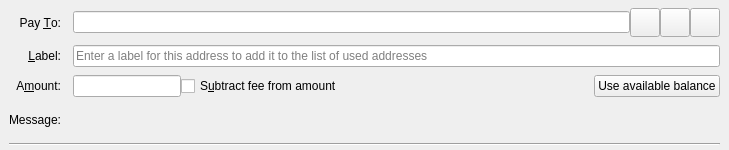
<?xml version="1.0" encoding="UTF-8"?>
<ui version="4.0">
 <class>SendCoinsEntry</class>
 <widget class="QStackedWidget" name="SendCoinsEntry">
  <property name="geometry">
   <rect>
    <x>0</x>
    <y>0</y>
    <width>729</width>
    <height>150</height>
   </rect>
  </property>
  <property name="focusPolicy">
   <enum>Qt::TabFocus</enum>
  </property>
  <property name="autoFillBackground">
   <bool>false</bool>
  </property>
  <widget class="QFrame" name="SendCoins">
   <property name="frameShape">
    <enum>QFrame::NoFrame</enum>
   </property>
   <layout class="QGridLayout" name="gridLayout">
    <property name="topMargin">
     <number>8</number>
    </property>
    <property name="bottomMargin">
     <number>4</number>
    </property>
    <property name="horizontalSpacing">
     <number>12</number>
    </property>
    <property name="verticalSpacing">
     <number>8</number>
    </property>
    <item row="0" column="0">
     <widget class="QLabel" name="payToLabel">
      <property name="text">
       <string>Pay &amp;To:</string>
      </property>
      <property name="alignment">
       <set>Qt::AlignRight|Qt::AlignTrailing|Qt::AlignVCenter</set>
      </property>
      <property name="buddy">
       <cstring>payTo</cstring>
      </property>
     </widget>
    </item>
    <item row="0" column="1">
     <layout class="QHBoxLayout" name="payToLayout">
      <property name="spacing">
       <number>0</number>
      </property>
      <item>
       <widget class="QValidatedLineEdit" name="payTo">
        <property name="toolTip">
         <string>The Catcoin address to send the payment to</string>
        </property>
       </widget>
      </item>
      <item>
       <widget class="QToolButton" name="addressBookButton">
        <property name="toolTip">
         <string>Choose previously used address</string>
        </property>
        <property name="text">
         <string/>
        </property>
        <property name="icon">
         <iconset resource="../bitcoin.qrc">
          <normaloff>:/icons/address-book</normaloff>:/icons/address-book</iconset>
        </property>
        <property name="iconSize">
         <size>
          <width>22</width>
          <height>22</height>
         </size>
        </property>
        <property name="shortcut">
         <string>Alt+A</string>
        </property>
       </widget>
      </item>
      <item>
       <widget class="QToolButton" name="pasteButton">
        <property name="toolTip">
         <string>Paste address from clipboard</string>
        </property>
        <property name="text">
         <string/>
        </property>
        <property name="icon">
         <iconset resource="../bitcoin.qrc">
          <normaloff>:/icons/editpaste</normaloff>:/icons/editpaste</iconset>
        </property>
        <property name="iconSize">
         <size>
          <width>22</width>
          <height>22</height>
         </size>
        </property>
        <property name="shortcut">
         <string>Alt+P</string>
        </property>
       </widget>
      </item>
      <item>
       <widget class="QToolButton" name="deleteButton">
        <property name="toolTip">
         <string>Remove this entry</string>
        </property>
        <property name="text">
         <string/>
        </property>
        <property name="icon">
         <iconset resource="../bitcoin.qrc">
          <normaloff>:/icons/remove</normaloff>:/icons/remove</iconset>
        </property>
        <property name="iconSize">
         <size>
          <width>22</width>
          <height>22</height>
         </size>
        </property>
       </widget>
      </item>
     </layout>
    </item>
    <item row="1" column="0">
     <widget class="QLabel" name="labellLabel">
      <property name="text">
       <string>&amp;Label:</string>
      </property>
      <property name="alignment">
       <set>Qt::AlignRight|Qt::AlignTrailing|Qt::AlignVCenter</set>
      </property>
      <property name="buddy">
       <cstring>addAsLabel</cstring>
      </property>
     </widget>
    </item>
    <item row="1" column="1">
     <widget class="QLineEdit" name="addAsLabel">
      <property name="toolTip">
       <string>Enter a label for this address to add it to the list of used addresses</string>
      </property>
      <property name="placeholderText">
       <string>Enter a label for this address to add it to the list of used addresses</string>
      </property>
     </widget>
    </item>
    <item row="2" column="0">
     <widget class="QLabel" name="amountLabel">
      <property name="text">
       <string>A&amp;mount:</string>
      </property>
      <property name="alignment">
       <set>Qt::AlignRight|Qt::AlignTrailing|Qt::AlignVCenter</set>
      </property>
      <property name="buddy">
       <cstring>payAmount</cstring>
      </property>
     </widget>
    </item>
    <item row="2" column="1">
     <layout class="QHBoxLayout" name="horizontalLayoutAmount" stretch="0,1,0">
      <item>
       <widget class="BitcoinAmountField" name="payAmount">
         <property name="toolTip">
          <string>The amount to send in the selected unit</string>
         </property>
       </widget>
      </item>
      <item>
       <widget class="QCheckBox" name="checkboxSubtractFeeFromAmount">
        <property name="toolTip">
         <string>The fee will be deducted from the amount being sent. The recipient will receive less litecoins than you enter in the amount field. If multiple recipients are selected, the fee is split equally.</string>
        </property>
        <property name="text">
         <string>S&amp;ubtract fee from amount</string>
        </property>
       </widget>
      </item>
      <item>
       <widget class="QPushButton" name="useAvailableBalanceButton">
        <property name="text">
         <string>Use available balance</string>
        </property>
       </widget>
      </item>
     </layout>
    </item>
    <item row="3" column="0">
     <widget class="QLabel" name="messageLabel">
      <property name="text">
       <string>Message:</string>
      </property>
      <property name="alignment">
       <set>Qt::AlignRight|Qt::AlignTrailing|Qt::AlignVCenter</set>
      </property>
     </widget>
    </item>
    <item row="3" column="1">
     <widget class="QLabel" name="messageTextLabel">
      <property name="toolTip">
       <string>A message that was attached to the litecoin: URI which will be stored with the transaction for your reference. Note: This message will not be sent over the Catcoin network.</string>
      </property>
      <property name="textFormat">
       <enum>Qt::PlainText</enum>
      </property>
     </widget>
    </item>
    <item row="4" column="0" colspan="2">
     <widget class="Line" name="line">
      <property name="orientation">
       <enum>Qt::Horizontal</enum>
      </property>
     </widget>
    </item>
   </layout>
  </widget>
  <widget class="QFrame" name="SendCoins_UnauthenticatedPaymentRequest">
   <property name="palette">
    <palette>
     <active>
      <colorrole role="WindowText">
       <brush brushstyle="SolidPattern">
        <color alpha="255">
         <red>0</red>
         <green>0</green>
         <blue>0</blue>
        </color>
       </brush>
      </colorrole>
      <colorrole role="Button">
       <brush brushstyle="SolidPattern">
        <color alpha="255">
         <red>255</red>
         <green>255</green>
         <blue>127</blue>
        </color>
       </brush>
      </colorrole>
      <colorrole role="Light">
       <brush brushstyle="SolidPattern">
        <color alpha="255">
         <red>255</red>
         <green>255</green>
         <blue>255</blue>
        </color>
       </brush>
      </colorrole>
      <colorrole role="Midlight">
       <brush brushstyle="SolidPattern">
        <color alpha="255">
         <red>255</red>
         <green>255</green>
         <blue>191</blue>
        </color>
       </brush>
      </colorrole>
      <colorrole role="Dark">
       <brush brushstyle="SolidPattern">
        <color alpha="255">
         <red>127</red>
         <green>127</green>
         <blue>63</blue>
        </color>
       </brush>
      </colorrole>
      <colorrole role="Mid">
       <brush brushstyle="SolidPattern">
        <color alpha="255">
         <red>170</red>
         <green>170</green>
         <blue>84</blue>
        </color>
       </brush>
      </colorrole>
      <colorrole role="Text">
       <brush brushstyle="SolidPattern">
        <color alpha="255">
         <red>0</red>
         <green>0</green>
         <blue>0</blue>
        </color>
       </brush>
      </colorrole>
      <colorrole role="BrightText">
       <brush brushstyle="SolidPattern">
        <color alpha="255">
         <red>255</red>
         <green>255</green>
         <blue>255</blue>
        </color>
       </brush>
      </colorrole>
      <colorrole role="ButtonText">
       <brush brushstyle="SolidPattern">
        <color alpha="255">
         <red>0</red>
         <green>0</green>
         <blue>0</blue>
        </color>
       </brush>
      </colorrole>
      <colorrole role="Base">
       <brush brushstyle="SolidPattern">
        <color alpha="255">
         <red>255</red>
         <green>255</green>
         <blue>255</blue>
        </color>
       </brush>
      </colorrole>
      <colorrole role="Window">
       <brush brushstyle="SolidPattern">
        <color alpha="255">
         <red>255</red>
         <green>255</green>
         <blue>127</blue>
        </color>
       </brush>
      </colorrole>
      <colorrole role="Shadow">
       <brush brushstyle="SolidPattern">
        <color alpha="255">
         <red>0</red>
         <green>0</green>
         <blue>0</blue>
        </color>
       </brush>
      </colorrole>
      <colorrole role="AlternateBase">
       <brush brushstyle="SolidPattern">
        <color alpha="255">
         <red>255</red>
         <green>255</green>
         <blue>191</blue>
        </color>
       </brush>
      </colorrole>
      <colorrole role="ToolTipBase">
       <brush brushstyle="SolidPattern">
        <color alpha="255">
         <red>255</red>
         <green>255</green>
         <blue>220</blue>
        </color>
       </brush>
      </colorrole>
      <colorrole role="ToolTipText">
       <brush brushstyle="SolidPattern">
        <color alpha="255">
         <red>0</red>
         <green>0</green>
         <blue>0</blue>
        </color>
       </brush>
      </colorrole>
     </active>
     <inactive>
      <colorrole role="WindowText">
       <brush brushstyle="SolidPattern">
        <color alpha="255">
         <red>0</red>
         <green>0</green>
         <blue>0</blue>
        </color>
       </brush>
      </colorrole>
      <colorrole role="Button">
       <brush brushstyle="SolidPattern">
        <color alpha="255">
         <red>255</red>
         <green>255</green>
         <blue>127</blue>
        </color>
       </brush>
      </colorrole>
      <colorrole role="Light">
       <brush brushstyle="SolidPattern">
        <color alpha="255">
         <red>255</red>
         <green>255</green>
         <blue>255</blue>
        </color>
       </brush>
      </colorrole>
      <colorrole role="Midlight">
       <brush brushstyle="SolidPattern">
        <color alpha="255">
         <red>255</red>
         <green>255</green>
         <blue>191</blue>
        </color>
       </brush>
      </colorrole>
      <colorrole role="Dark">
       <brush brushstyle="SolidPattern">
        <color alpha="255">
         <red>127</red>
         <green>127</green>
         <blue>63</blue>
        </color>
       </brush>
      </colorrole>
      <colorrole role="Mid">
       <brush brushstyle="SolidPattern">
        <color alpha="255">
         <red>170</red>
         <green>170</green>
         <blue>84</blue>
        </color>
       </brush>
      </colorrole>
      <colorrole role="Text">
       <brush brushstyle="SolidPattern">
        <color alpha="255">
         <red>0</red>
         <green>0</green>
         <blue>0</blue>
        </color>
       </brush>
      </colorrole>
      <colorrole role="BrightText">
       <brush brushstyle="SolidPattern">
        <color alpha="255">
         <red>255</red>
         <green>255</green>
         <blue>255</blue>
        </color>
       </brush>
      </colorrole>
      <colorrole role="ButtonText">
       <brush brushstyle="SolidPattern">
        <color alpha="255">
         <red>0</red>
         <green>0</green>
         <blue>0</blue>
        </color>
       </brush>
      </colorrole>
      <colorrole role="Base">
       <brush brushstyle="SolidPattern">
        <color alpha="255">
         <red>255</red>
         <green>255</green>
         <blue>255</blue>
        </color>
       </brush>
      </colorrole>
      <colorrole role="Window">
       <brush brushstyle="SolidPattern">
        <color alpha="255">
         <red>255</red>
         <green>255</green>
         <blue>127</blue>
        </color>
       </brush>
      </colorrole>
      <colorrole role="Shadow">
       <brush brushstyle="SolidPattern">
        <color alpha="255">
         <red>0</red>
         <green>0</green>
         <blue>0</blue>
        </color>
       </brush>
      </colorrole>
      <colorrole role="AlternateBase">
       <brush brushstyle="SolidPattern">
        <color alpha="255">
         <red>255</red>
         <green>255</green>
         <blue>191</blue>
        </color>
       </brush>
      </colorrole>
      <colorrole role="ToolTipBase">
       <brush brushstyle="SolidPattern">
        <color alpha="255">
         <red>255</red>
         <green>255</green>
         <blue>220</blue>
        </color>
       </brush>
      </colorrole>
      <colorrole role="ToolTipText">
       <brush brushstyle="SolidPattern">
        <color alpha="255">
         <red>0</red>
         <green>0</green>
         <blue>0</blue>
        </color>
       </brush>
      </colorrole>
     </inactive>
     <disabled>
      <colorrole role="WindowText">
       <brush brushstyle="SolidPattern">
        <color alpha="255">
         <red>127</red>
         <green>127</green>
         <blue>63</blue>
        </color>
       </brush>
      </colorrole>
      <colorrole role="Button">
       <brush brushstyle="SolidPattern">
        <color alpha="255">
         <red>255</red>
         <green>255</green>
         <blue>127</blue>
        </color>
       </brush>
      </colorrole>
      <colorrole role="Light">
       <brush brushstyle="SolidPattern">
        <color alpha="255">
         <red>255</red>
         <green>255</green>
         <blue>255</blue>
        </color>
       </brush>
      </colorrole>
      <colorrole role="Midlight">
       <brush brushstyle="SolidPattern">
        <color alpha="255">
         <red>255</red>
         <green>255</green>
         <blue>191</blue>
        </color>
       </brush>
      </colorrole>
      <colorrole role="Dark">
       <brush brushstyle="SolidPattern">
        <color alpha="255">
         <red>127</red>
         <green>127</green>
         <blue>63</blue>
        </color>
       </brush>
      </colorrole>
      <colorrole role="Mid">
       <brush brushstyle="SolidPattern">
        <color alpha="255">
         <red>170</red>
         <green>170</green>
         <blue>84</blue>
        </color>
       </brush>
      </colorrole>
      <colorrole role="Text">
       <brush brushstyle="SolidPattern">
        <color alpha="255">
         <red>127</red>
         <green>127</green>
         <blue>63</blue>
        </color>
       </brush>
      </colorrole>
      <colorrole role="BrightText">
       <brush brushstyle="SolidPattern">
        <color alpha="255">
         <red>255</red>
         <green>255</green>
         <blue>255</blue>
        </color>
       </brush>
      </colorrole>
      <colorrole role="ButtonText">
       <brush brushstyle="SolidPattern">
        <color alpha="255">
         <red>127</red>
         <green>127</green>
         <blue>63</blue>
        </color>
       </brush>
      </colorrole>
      <colorrole role="Base">
       <brush brushstyle="SolidPattern">
        <color alpha="255">
         <red>255</red>
         <green>255</green>
         <blue>127</blue>
        </color>
       </brush>
      </colorrole>
      <colorrole role="Window">
       <brush brushstyle="SolidPattern">
        <color alpha="255">
         <red>255</red>
         <green>255</green>
         <blue>127</blue>
        </color>
       </brush>
      </colorrole>
      <colorrole role="Shadow">
       <brush brushstyle="SolidPattern">
        <color alpha="255">
         <red>0</red>
         <green>0</green>
         <blue>0</blue>
        </color>
       </brush>
      </colorrole>
      <colorrole role="AlternateBase">
       <brush brushstyle="SolidPattern">
        <color alpha="255">
         <red>255</red>
         <green>255</green>
         <blue>127</blue>
        </color>
       </brush>
      </colorrole>
      <colorrole role="ToolTipBase">
       <brush brushstyle="SolidPattern">
        <color alpha="255">
         <red>255</red>
         <green>255</green>
         <blue>220</blue>
        </color>
       </brush>
      </colorrole>
      <colorrole role="ToolTipText">
       <brush brushstyle="SolidPattern">
        <color alpha="255">
         <red>0</red>
         <green>0</green>
         <blue>0</blue>
        </color>
       </brush>
      </colorrole>
     </disabled>
    </palette>
   </property>
   <property name="toolTip">
    <string>This is an unauthenticated payment request.</string>
   </property>
   <property name="autoFillBackground">
    <bool>true</bool>
   </property>
   <property name="frameShape">
    <enum>QFrame::NoFrame</enum>
   </property>
   <layout class="QGridLayout" name="gridLayout_is">
    <property name="spacing">
     <number>12</number>
    </property>
    <item row="0" column="0">
     <widget class="QLabel" name="payToLabel_is">
      <property name="text">
       <string>Pay To:</string>
      </property>
      <property name="alignment">
       <set>Qt::AlignRight|Qt::AlignTrailing|Qt::AlignVCenter</set>
      </property>
     </widget>
    </item>
    <item row="0" column="1">
     <layout class="QHBoxLayout" name="payToLayout_is">
      <property name="spacing">
       <number>0</number>
      </property>
      <item>
       <widget class="QLabel" name="payTo_is"/>
      </item>
      <item>
       <widget class="QToolButton" name="deleteButton_is">
        <property name="toolTip">
         <string>Remove this entry</string>
        </property>
        <property name="text">
         <string/>
        </property>
        <property name="icon">
         <iconset resource="../bitcoin.qrc">
          <normaloff>:/icons/remove</normaloff>:/icons/remove</iconset>
        </property>
       </widget>
      </item>
     </layout>
    </item>
    <item row="1" column="0">
     <widget class="QLabel" name="memoLabel_is">
      <property name="text">
       <string>Memo:</string>
      </property>
      <property name="alignment">
       <set>Qt::AlignRight|Qt::AlignTrailing|Qt::AlignVCenter</set>
      </property>
     </widget>
    </item>
    <item row="1" column="1">
     <widget class="QLabel" name="memoTextLabel_is">
      <property name="textFormat">
       <enum>Qt::PlainText</enum>
      </property>
     </widget>
    </item>
    <item row="2" column="0">
     <widget class="QLabel" name="amountLabel_is">
      <property name="text">
       <string>A&amp;mount:</string>
      </property>
      <property name="alignment">
       <set>Qt::AlignRight|Qt::AlignTrailing|Qt::AlignVCenter</set>
      </property>
      <property name="buddy">
       <cstring>payAmount_is</cstring>
      </property>
     </widget>
    </item>
    <item row="2" column="1">
     <widget class="BitcoinAmountField" name="payAmount_is">
      <property name="acceptDrops">
       <bool>false</bool>
      </property>
     </widget>
    </item>
   </layout>
  </widget>
  <widget class="QFrame" name="SendCoins_AuthenticatedPaymentRequest">
   <property name="palette">
    <palette>
     <active>
      <colorrole role="WindowText">
       <brush brushstyle="SolidPattern">
        <color alpha="255">
         <red>0</red>
         <green>0</green>
         <blue>0</blue>
        </color>
       </brush>
      </colorrole>
      <colorrole role="Button">
       <brush brushstyle="SolidPattern">
        <color alpha="255">
         <red>140</red>
         <green>232</green>
         <blue>119</blue>
        </color>
       </brush>
      </colorrole>
      <colorrole role="Light">
       <brush brushstyle="SolidPattern">
        <color alpha="255">
         <red>230</red>
         <green>255</green>
         <blue>224</blue>
        </color>
       </brush>
      </colorrole>
      <colorrole role="Midlight">
       <brush brushstyle="SolidPattern">
        <color alpha="255">
         <red>185</red>
         <green>243</green>
         <blue>171</blue>
        </color>
       </brush>
      </colorrole>
      <colorrole role="Dark">
       <brush brushstyle="SolidPattern">
        <color alpha="255">
         <red>70</red>
         <green>116</green>
         <blue>59</blue>
        </color>
       </brush>
      </colorrole>
      <colorrole role="Mid">
       <brush brushstyle="SolidPattern">
        <color alpha="255">
         <red>93</red>
         <green>155</green>
         <blue>79</blue>
        </color>
       </brush>
      </colorrole>
      <colorrole role="Text">
       <brush brushstyle="SolidPattern">
        <color alpha="255">
         <red>0</red>
         <green>0</green>
         <blue>0</blue>
        </color>
       </brush>
      </colorrole>
      <colorrole role="BrightText">
       <brush brushstyle="SolidPattern">
        <color alpha="255">
         <red>155</red>
         <green>255</green>
         <blue>147</blue>
        </color>
       </brush>
      </colorrole>
      <colorrole role="ButtonText">
       <brush brushstyle="SolidPattern">
        <color alpha="255">
         <red>0</red>
         <green>0</green>
         <blue>0</blue>
        </color>
       </brush>
      </colorrole>
      <colorrole role="Base">
       <brush brushstyle="SolidPattern">
        <color alpha="255">
         <red>119</red>
         <green>255</green>
         <blue>233</blue>
        </color>
       </brush>
      </colorrole>
      <colorrole role="Window">
       <brush brushstyle="SolidPattern">
        <color alpha="255">
         <red>140</red>
         <green>232</green>
         <blue>119</blue>
        </color>
       </brush>
      </colorrole>
      <colorrole role="Shadow">
       <brush brushstyle="SolidPattern">
        <color alpha="255">
         <red>0</red>
         <green>0</green>
         <blue>0</blue>
        </color>
       </brush>
      </colorrole>
      <colorrole role="AlternateBase">
       <brush brushstyle="SolidPattern">
        <color alpha="255">
         <red>197</red>
         <green>243</green>
         <blue>187</blue>
        </color>
       </brush>
      </colorrole>
      <colorrole role="NoRole">
       <brush brushstyle="SolidPattern">
        <color alpha="255">
         <red>125</red>
         <green>194</green>
         <blue>122</blue>
        </color>
       </brush>
      </colorrole>
      <colorrole role="ToolTipBase">
       <brush brushstyle="SolidPattern">
        <color alpha="255">
         <red>255</red>
         <green>255</green>
         <blue>220</blue>
        </color>
       </brush>
      </colorrole>
      <colorrole role="ToolTipText">
       <brush brushstyle="SolidPattern">
        <color alpha="255">
         <red>0</red>
         <green>0</green>
         <blue>0</blue>
        </color>
       </brush>
      </colorrole>
     </active>
     <inactive>
      <colorrole role="WindowText">
       <brush brushstyle="SolidPattern">
        <color alpha="255">
         <red>0</red>
         <green>0</green>
         <blue>0</blue>
        </color>
       </brush>
      </colorrole>
      <colorrole role="Button">
       <brush brushstyle="SolidPattern">
        <color alpha="255">
         <red>140</red>
         <green>232</green>
         <blue>119</blue>
        </color>
       </brush>
      </colorrole>
      <colorrole role="Light">
       <brush brushstyle="SolidPattern">
        <color alpha="255">
         <red>230</red>
         <green>255</green>
         <blue>224</blue>
        </color>
       </brush>
      </colorrole>
      <colorrole role="Midlight">
       <brush brushstyle="SolidPattern">
        <color alpha="255">
         <red>185</red>
         <green>243</green>
         <blue>171</blue>
        </color>
       </brush>
      </colorrole>
      <colorrole role="Dark">
       <brush brushstyle="SolidPattern">
        <color alpha="255">
         <red>70</red>
         <green>116</green>
         <blue>59</blue>
        </color>
       </brush>
      </colorrole>
      <colorrole role="Mid">
       <brush brushstyle="SolidPattern">
        <color alpha="255">
         <red>93</red>
         <green>155</green>
         <blue>79</blue>
        </color>
       </brush>
      </colorrole>
      <colorrole role="Text">
       <brush brushstyle="SolidPattern">
        <color alpha="255">
         <red>0</red>
         <green>0</green>
         <blue>0</blue>
        </color>
       </brush>
      </colorrole>
      <colorrole role="BrightText">
       <brush brushstyle="SolidPattern">
        <color alpha="255">
         <red>155</red>
         <green>255</green>
         <blue>147</blue>
        </color>
       </brush>
      </colorrole>
      <colorrole role="ButtonText">
       <brush brushstyle="SolidPattern">
        <color alpha="255">
         <red>0</red>
         <green>0</green>
         <blue>0</blue>
        </color>
       </brush>
      </colorrole>
      <colorrole role="Base">
       <brush brushstyle="SolidPattern">
        <color alpha="255">
         <red>119</red>
         <green>255</green>
         <blue>233</blue>
        </color>
       </brush>
      </colorrole>
      <colorrole role="Window">
       <brush brushstyle="SolidPattern">
        <color alpha="255">
         <red>140</red>
         <green>232</green>
         <blue>119</blue>
        </color>
       </brush>
      </colorrole>
      <colorrole role="Shadow">
       <brush brushstyle="SolidPattern">
        <color alpha="255">
         <red>0</red>
         <green>0</green>
         <blue>0</blue>
        </color>
       </brush>
      </colorrole>
      <colorrole role="AlternateBase">
       <brush brushstyle="SolidPattern">
        <color alpha="255">
         <red>197</red>
         <green>243</green>
         <blue>187</blue>
        </color>
       </brush>
      </colorrole>
      <colorrole role="NoRole">
       <brush brushstyle="SolidPattern">
        <color alpha="255">
         <red>125</red>
         <green>194</green>
         <blue>122</blue>
        </color>
       </brush>
      </colorrole>
      <colorrole role="ToolTipBase">
       <brush brushstyle="SolidPattern">
        <color alpha="255">
         <red>255</red>
         <green>255</green>
         <blue>220</blue>
        </color>
       </brush>
      </colorrole>
      <colorrole role="ToolTipText">
       <brush brushstyle="SolidPattern">
        <color alpha="255">
         <red>0</red>
         <green>0</green>
         <blue>0</blue>
        </color>
       </brush>
      </colorrole>
     </inactive>
     <disabled>
      <colorrole role="WindowText">
       <brush brushstyle="SolidPattern">
        <color alpha="255">
         <red>70</red>
         <green>116</green>
         <blue>59</blue>
        </color>
       </brush>
      </colorrole>
      <colorrole role="Button">
       <brush brushstyle="SolidPattern">
        <color alpha="255">
         <red>140</red>
         <green>232</green>
         <blue>119</blue>
        </color>
       </brush>
      </colorrole>
      <colorrole role="Light">
       <brush brushstyle="SolidPattern">
        <color alpha="255">
         <red>230</red>
         <green>255</green>
         <blue>224</blue>
        </color>
       </brush>
      </colorrole>
      <colorrole role="Midlight">
       <brush brushstyle="SolidPattern">
        <color alpha="255">
         <red>185</red>
         <green>243</green>
         <blue>171</blue>
        </color>
       </brush>
      </colorrole>
      <colorrole role="Dark">
       <brush brushstyle="SolidPattern">
        <color alpha="255">
         <red>70</red>
         <green>116</green>
         <blue>59</blue>
        </color>
       </brush>
      </colorrole>
      <colorrole role="Mid">
       <brush brushstyle="SolidPattern">
        <color alpha="255">
         <red>93</red>
         <green>155</green>
         <blue>79</blue>
        </color>
       </brush>
      </colorrole>
      <colorrole role="Text">
       <brush brushstyle="SolidPattern">
        <color alpha="255">
         <red>70</red>
         <green>116</green>
         <blue>59</blue>
        </color>
       </brush>
      </colorrole>
      <colorrole role="BrightText">
       <brush brushstyle="SolidPattern">
        <color alpha="255">
         <red>155</red>
         <green>255</green>
         <blue>147</blue>
        </color>
       </brush>
      </colorrole>
      <colorrole role="ButtonText">
       <brush brushstyle="SolidPattern">
        <color alpha="255">
         <red>70</red>
         <green>116</green>
         <blue>59</blue>
        </color>
       </brush>
      </colorrole>
      <colorrole role="Base">
       <brush brushstyle="SolidPattern">
        <color alpha="255">
         <red>140</red>
         <green>232</green>
         <blue>119</blue>
        </color>
       </brush>
      </colorrole>
      <colorrole role="Window">
       <brush brushstyle="SolidPattern">
        <color alpha="255">
         <red>140</red>
         <green>232</green>
         <blue>119</blue>
        </color>
       </brush>
      </colorrole>
      <colorrole role="Shadow">
       <brush brushstyle="SolidPattern">
        <color alpha="255">
         <red>0</red>
         <green>0</green>
         <blue>0</blue>
        </color>
       </brush>
      </colorrole>
      <colorrole role="AlternateBase">
       <brush brushstyle="SolidPattern">
        <color alpha="255">
         <red>140</red>
         <green>232</green>
         <blue>119</blue>
        </color>
       </brush>
      </colorrole>
      <colorrole role="NoRole">
       <brush brushstyle="SolidPattern">
        <color alpha="255">
         <red>125</red>
         <green>194</green>
         <blue>122</blue>
        </color>
       </brush>
      </colorrole>
      <colorrole role="ToolTipBase">
       <brush brushstyle="SolidPattern">
        <color alpha="255">
         <red>255</red>
         <green>255</green>
         <blue>220</blue>
        </color>
       </brush>
      </colorrole>
      <colorrole role="ToolTipText">
       <brush brushstyle="SolidPattern">
        <color alpha="255">
         <red>0</red>
         <green>0</green>
         <blue>0</blue>
        </color>
       </brush>
      </colorrole>
     </disabled>
    </palette>
   </property>
   <property name="toolTip">
    <string>This is an authenticated payment request.</string>
   </property>
   <property name="autoFillBackground">
    <bool>true</bool>
   </property>
   <property name="frameShape">
    <enum>QFrame::NoFrame</enum>
   </property>
   <layout class="QGridLayout" name="gridLayout_s">
    <property name="spacing">
     <number>12</number>
    </property>
    <item row="0" column="0">
     <widget class="QLabel" name="payToLabel_s">
      <property name="text">
       <string>Pay To:</string>
      </property>
      <property name="alignment">
       <set>Qt::AlignRight|Qt::AlignTrailing|Qt::AlignVCenter</set>
      </property>
     </widget>
    </item>
    <item row="0" column="1">
     <layout class="QHBoxLayout" name="payToLayout_s">
      <property name="spacing">
       <number>0</number>
      </property>
      <item>
       <widget class="QLabel" name="payTo_s">
        <property name="textFormat">
         <enum>Qt::PlainText</enum>
        </property>
       </widget>
      </item>
      <item>
       <widget class="QToolButton" name="deleteButton_s">
        <property name="toolTip">
         <string>Remove this entry</string>
        </property>
        <property name="text">
         <string/>
        </property>
        <property name="icon">
         <iconset resource="../bitcoin.qrc">
          <normaloff>:/icons/remove</normaloff>:/icons/remove</iconset>
        </property>
       </widget>
      </item>
     </layout>
    </item>
    <item row="1" column="0">
     <widget class="QLabel" name="memoLabel_s">
      <property name="text">
       <string>Memo:</string>
      </property>
      <property name="alignment">
       <set>Qt::AlignRight|Qt::AlignTrailing|Qt::AlignVCenter</set>
      </property>
     </widget>
    </item>
    <item row="1" column="1">
     <widget class="QLabel" name="memoTextLabel_s">
      <property name="textFormat">
       <enum>Qt::PlainText</enum>
      </property>
     </widget>
    </item>
    <item row="2" column="0">
     <widget class="QLabel" name="amountLabel_s">
      <property name="text">
       <string>A&amp;mount:</string>
      </property>
      <property name="alignment">
       <set>Qt::AlignRight|Qt::AlignTrailing|Qt::AlignVCenter</set>
      </property>
      <property name="buddy">
       <cstring>payAmount_s</cstring>
      </property>
     </widget>
    </item>
    <item row="2" column="1">
     <widget class="BitcoinAmountField" name="payAmount_s">
      <property name="acceptDrops">
       <bool>false</bool>
      </property>
     </widget>
    </item>
   </layout>
  </widget>
 </widget>
 <customwidgets>
  <customwidget>
   <class>QValidatedLineEdit</class>
   <extends>QLineEdit</extends>
   <header>qt/qvalidatedlineedit.h</header>
  </customwidget>
  <customwidget>
   <class>BitcoinAmountField</class>
   <extends>QLineEdit</extends>
   <header>qt/bitcoinamountfield.h</header>
  </customwidget>
 </customwidgets>
 <tabstops>
  <tabstop>payTo</tabstop>
  <tabstop>addressBookButton</tabstop>
  <tabstop>pasteButton</tabstop>
  <tabstop>deleteButton</tabstop>
  <tabstop>addAsLabel</tabstop>
  <tabstop>payAmount</tabstop>
  <tabstop>payAmount_is</tabstop>
  <tabstop>deleteButton_is</tabstop>
  <tabstop>payAmount_s</tabstop>
  <tabstop>deleteButton_s</tabstop>
 </tabstops>
 <resources>
  <include location="../bitcoin.qrc"/>
 </resources>
 <connections/>
</ui>
